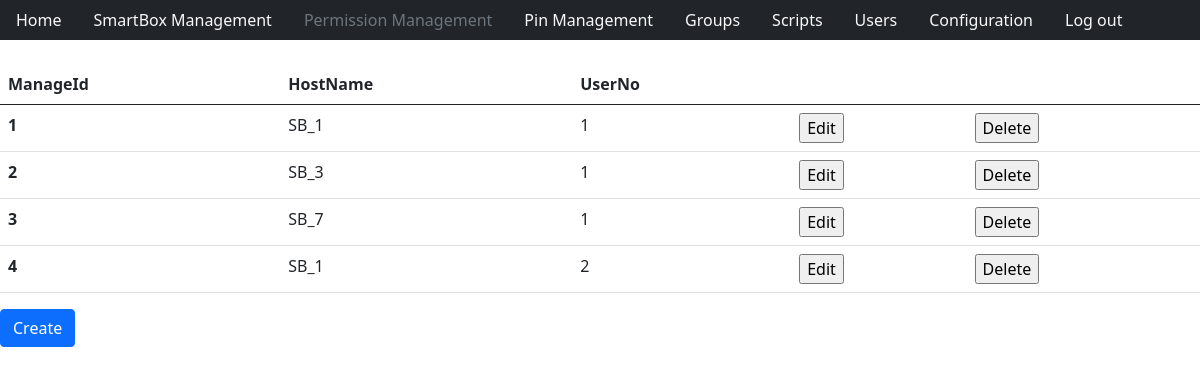
/manage.php (signed in), run on the app's committed database.
### tables this page shows
CREATE TABLE `manage`(
  `ManageId`int(11) NOT NULL AUTO_INCREMENT,
  `HostName` VARCHAR(16) DEFAULT NULL,
  `UserNo` int(11) DEFAULT NULL,
  PRIMARY KEY (`ManageId`),
  KEY `UserNo`(`UserNo`),
  CONSTRAINT `manage_ibfk_1` FOREIGN KEY(`HostName`) REFERENCES `smartboxes` (`HostName`) ON UPDATE CASCADE ON DELETE CASCADE,
  CONSTRAINT `manage_ibfk_2` FOREIGN KEY(`UserNo`) REFERENCES `users` (`UserNo`) ON UPDATE CASCADE ON DELETE CASCADE
);

### manage.php (the view, shortened to what this page needs)
<?php
    include_once "htmlHead.php";
    include_once "databaseConnect.php";
    include_once "navigationBar.php";
?>
    <body>
        <?php
            if($_SESSION["userIsAdmin"]==1){
                $sqlStatement = $connection->prepare("SELECT * from smartboxes, manage where smartboxes.HostName=manage.HostName");
                $sqlStatement->execute();
                $result = $sqlStatement->get_result();
            }else{
                header("location: index.php");
            }
            if ($result) {
                ?>
                <table class="table">
                    <thead>
                        <tr>
                            <th scope="col">ManageId</th>
                            <th scope="col">HostName</th>
                            <th scope="col">UserNo</th>
                            <th scope="col"></th>
                            <th scope="col"></th>
                        </tr>
                    </thead>
                    <tbody>
                        <?php while ($row = $result->fetch_assoc()) {?>
                            <tr>
                                <th scope="row"><?= $row["ManageId"] ?></th>
                                <td><?= $row["HostName"] ?></td>
                                <td><?= $row["UserNo"] ?></td>
                                <td>
                                    <form method="POST">
                                        <input type="submit" value="Edit">
                                    </form>
                                </td>
                                <td>
                                    <form method="POST">
                                        <input type="submit" value="Delete">
                                    </form>
                                </td>
                            </tr>
                        <?php }?>
                    </tbody>
                </table>
<?php
            }  else {
                print "Something went wrong selecting data";
            }
        ?>
        <?php
    if($_SESSION["userIsAdmin"]==1){
?>
        <div class="mb-3">
            <form action="" method="post">
                <input type="submit" class="btn btn-primary" value="Create"></input>
            </form>
        </div>
<?php
    }
        ?>
    </body>
</html>

### htmlHead.php (shortened to what this page needs)
<!DOCTYPE html>
<html>
<head>
    <link href="https://cdn.jsdelivr.net/npm/bootstrap@5.0.2/dist/css/bootstrap.min.css" rel="stylesheet">
</head>

### navigationBar.php
<ul class="nav bg-dark">
    <?php
        function addNavLink($pageLink,$pageText){
            $explodedLink=explode("/",$_SERVER["REQUEST_URI"]);
            $sizeExpLinkArray = sizeof($explodedLink);
            if($pageLink == $explodedLink[$sizeExpLinkArray-1])
            {
                ?>
                <li class="nav-item">
                    <a class="nav-link disabled" aria-current="page" href="<?=$pageLink?>"><?=$pageText?></a>
                </li>
                <?php
            }
            else {
                ?>
                <li class="nav-item">
                    <a class="nav-link text-light" aria-current="page" href="<?=$pageLink?>"><?=$pageText?></a>
                </li>
                <?php
            }
        }
            $navigationLinks=["index.php"=>"Home", "sbManagement.php"=>"SmartBox Management", "manage.php"=>"Permission Management", "pinManagement.php"=>"Pin Management", "groups.php"=>"Groups", "script.php"=>"Scripts", "userManagement.php"=>"Users", "userConfiguration.php"=>"Configuration"];
            foreach ($navigationLinks as $key => $value) {
                    addNavLink($key,$value);
            }
    ?>
    <div class="float-end">
        <li class="nav-item">
            <a class="nav-link active text-light" aria-current="page" href="logout.php">Log out</a>
        </li>
    </div>
</ul>
<br>

### data on the page
manage: ManageId "1", HostName "SB_1", UserNo "1"
manage: ManageId "2", HostName "SB_3", UserNo "1"
manage: ManageId "3", HostName "SB_7", UserNo "1"
manage: ManageId "4", HostName "SB_1", UserNo "2"

### other printed values
$pageText "Home"
$pageText "SmartBox Management"
$pageText "Pin Management"
$pageText "Groups"
$pageText "Scripts"
$pageText "Users"
$pageText "Configuration"
